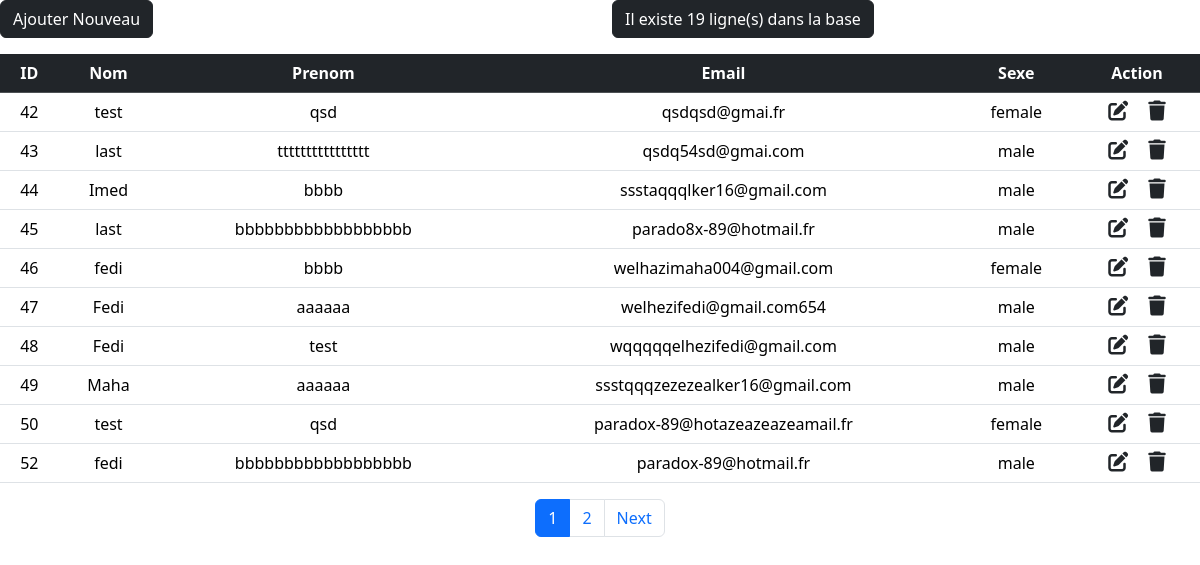
The app's page /read.php with its own data.
### read.php (the view, shortened to what this page needs)
<html lang="en">
<head>
    <link rel="stylesheet" href="css/bootstrap.css">
    <link rel="stylesheet" href="https://cdnjs.cloudflare.com/ajax/libs/font-awesome/6.4.0/css/all.min.css">
</head>
<body>
    <div class="row">
        <div class="col">
            <a href="liste.php?action=create" class="btn btn-dark mb-3">Ajouter Nouveau</a>
        </div>
        <div class="col">
            <a class="btn btn-dark mb-3">
                <?php
                $sql = "SELECT count(*) AS count from `employé`";
                $result = mysqli_query($conn, $sql);
                $row = mysqli_fetch_assoc($result);
                if ($row["count"] > 0) {
                    echo "Il existe " . $row["count"] . " ligne(s) dans la base";
                } else {
                    echo "La base est vide";
                }
                ?>
            </a>
        </div>
    </div>
    <table class="table table-hover text-center">
        <thead class="table-dark">
            <tr>
                <th scope="col">ID</th>
                <th scope="col">Nom</th>
                <th scope="col">Prenom</th>
                <th scope="col">Email</th>
                <th scope="col">Sexe</th>
                <th scope="col">Action</th>
            </tr>
        </thead>
        <tbody>
            <?php
            $records_per_page = 10;
            if (isset($_GET['page'])) {
                $page = $_GET['page'];
                $offset = ($page - 1) * $records_per_page;
            } else {
                $page = 1;
                $offset = 0;
            }
            $sql_total = "SELECT count(*) AS count FROM `employé`";
            $result_total = mysqli_query($conn, $sql_total);
            $row_total = mysqli_fetch_assoc($result_total);
            $total_records = $row_total['count'];
            $total_pages = ceil($total_records / $records_per_page);
            $sql = "SELECT * FROM `employé` LIMIT $records_per_page OFFSET $offset";
            $result = mysqli_query($conn, $sql);
            while ($row = mysqli_fetch_assoc($result)) {
            ?>
                <tr>
                    <td><?php echo $row["id"] ?></td>
                    <td><?php echo $row["nom"] ?></td>
                    <td><?php echo $row["prenom"] ?></td>
                    <td><?php echo $row["email"] ?></td>
                    <td><?php echo $row["sexe"] ?></td>
                    <td>
                        <a href="liste.php?id=<?php echo $row["id"] ?>&action=update" class="link-dark"><i class="fa fa-pen-to-square fs-5 me-3"></i></a>
                        <a href="" class="link-dark" data-bs-toggle="modal" data-bs-target="#exampleModal"><i class="fa fa-trash fs-5"></i></a>
                    </td>
                </tr>
            <?php
            }
            ?>
        </tbody>
    </table>
    <nav aria-label="Page navigation">
        <ul class="pagination justify-content-center">
            <?php for ($i = 1; $i <= $total_pages; $i++) { ?>
                <li class="page-item <?php if ($i == $page) echo 'active'; ?>"><a class="page-link" href="liste.php?page=<?php echo $i; ?>"><?php echo $i; ?></a></li>
            <?php } ?>
            <?php if ($page < $total_pages) { ?>
                <li class="page-item"><a class="page-link" href="liste.php?page=<?php echo $page + 1; ?>">Next</a></li>
            <?php } ?>
        </ul>
    </nav>
</body>
</html>

### records on screen
employé: id "42", nom "test", prenom "qsd", email "qsdqsd@gmai.fr", sexe "female"
employé: id "43", nom "last", prenom "tttttttttttttttt", email "qsdq54sd@gmai.com", sexe "male"
employé: id "44", nom "Imed", prenom "bbbb", email "ssstaqqqlker16@gmail.com", sexe "male"
employé: id "45", nom "last", prenom "bbbbbbbbbbbbbbbbbb", email "parado8x-89@hotmail.fr", sexe "male"
employé: id "46", nom "fedi", prenom "bbbb", email "welhazimaha004@gmail.com", sexe "female"
employé: id "47", nom "Fedi", prenom "aaaaaa", email "welhezifedi@gmail.com654", sexe "male"
employé: id "48", nom "Fedi", prenom "test", email "wqqqqqelhezifedi@gmail.com", sexe "male"
employé: id "49", nom "Maha", prenom "aaaaaa", email "ssstqqqzezezealker16@gmail.com", sexe "male"
employé: id "50", nom "test", prenom "qsd", email "paradox-89@hotazeazeazeamail.fr", sexe "female"
employé: id "52", nom "fedi", prenom "bbbbbbbbbbbbbbbbbb", email "paradox-89@hotmail.fr", sexe "male"

### other values on screen
$row["count"] "19"
